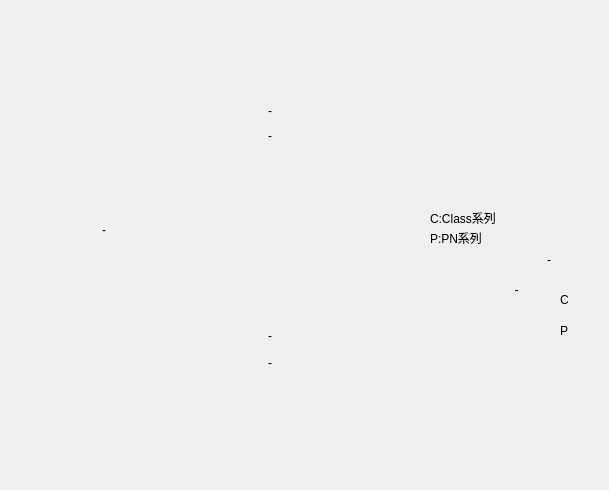
          <widget class="QWidget" name="tab_wn">
           <attribute name="title">
            <string>&lt;WN&gt;</string>
           </attribute>
           <widget class="QLabel" name="lb_wn">
            <property name="geometry">
             <rect>
              <x>0</x>
              <y>40</y>
              <width>600</width>
              <height>441</height>
             </rect>
            </property>
            <property name="sizePolicy">
             <sizepolicy hsizetype="Fixed" vsizetype="Fixed">
              <horstretch>0</horstretch>
              <verstretch>0</verstretch>
             </sizepolicy>
            </property>
            <property name="text">
             <string/>
            </property>
            <property name="pixmap">
             <pixmap resource="img_source.qrc">:/img_bmp_flange/img/bmp2/flange/WN-带颈对焊.bmp</pixmap>
            </property>
            <property name="alignment">
             <set>Qt::AlignCenter</set>
            </property>
           </widget>
           <widget class="QLabel" name="lbs_wn_k">
            <property name="geometry">
             <rect>
              <x>210</x>
              <y>330</y>
              <width>120</width>
              <height>12</height>
             </rect>
            </property>
            <property name="sizePolicy">
             <sizepolicy hsizetype="Preferred" vsizetype="Preferred">
              <horstretch>0</horstretch>
              <verstretch>0</verstretch>
             </sizepolicy>
            </property>
            <property name="autoFillBackground">
             <bool>false</bool>
            </property>
            <property name="text">
             <string>-</string>
            </property>
            <property name="scaledContents">
             <bool>false</bool>
            </property>
            <property name="alignment">
             <set>Qt::AlignCenter</set>
            </property>
           </widget>
           <widget class="QLabel" name="lbs_wn_d">
            <property name="geometry">
             <rect>
              <x>210</x>
              <y>357</y>
              <width>120</width>
              <height>12</height>
             </rect>
            </property>
            <property name="sizePolicy">
             <sizepolicy hsizetype="Preferred" vsizetype="Preferred">
              <horstretch>0</horstretch>
              <verstretch>0</verstretch>
             </sizepolicy>
            </property>
            <property name="autoFillBackground">
             <bool>false</bool>
            </property>
            <property name="text">
             <string>-</string>
            </property>
            <property name="alignment">
             <set>Qt::AlignCenter</set>
            </property>
           </widget>
           <widget class="QLabel" name="lbs_wn_NAB">
            <property name="geometry">
             <rect>
              <x>210</x>
              <y>105</y>
              <width>120</width>
              <height>12</height>
             </rect>
            </property>
            <property name="sizePolicy">
             <sizepolicy hsizetype="Preferred" vsizetype="Preferred">
              <horstretch>0</horstretch>
              <verstretch>0</verstretch>
             </sizepolicy>
            </property>
            <property name="autoFillBackground">
             <bool>false</bool>
            </property>
            <property name="text">
             <string>-</string>
            </property>
            <property name="alignment">
             <set>Qt::AlignCenter</set>
            </property>
           </widget>
           <widget class="QLabel" name="lbs_wn_c">
            <property name="geometry">
             <rect>
              <x>495</x>
              <y>280</y>
              <width>43</width>
              <height>20</height>
             </rect>
            </property>
            <property name="sizePolicy">
             <sizepolicy hsizetype="Preferred" vsizetype="Preferred">
              <horstretch>0</horstretch>
              <verstretch>0</verstretch>
             </sizepolicy>
            </property>
            <property name="autoFillBackground">
             <bool>false</bool>
            </property>
            <property name="text">
             <string>-</string>
            </property>
            <property name="alignment">
             <set>Qt::AlignCenter</set>
            </property>
           </widget>
           <widget class="QLabel" name="lbs_wn_h">
            <property name="geometry">
             <rect>
              <x>520</x>
              <y>250</y>
              <width>58</width>
              <height>20</height>
             </rect>
            </property>
            <property name="sizePolicy">
             <sizepolicy hsizetype="Preferred" vsizetype="Preferred">
              <horstretch>0</horstretch>
              <verstretch>0</verstretch>
             </sizepolicy>
            </property>
            <property name="autoFillBackground">
             <bool>false</bool>
            </property>
            <property name="text">
             <string>-</string>
            </property>
            <property name="alignment">
             <set>Qt::AlignCenter</set>
            </property>
           </widget>
           <widget class="QLabel" name="lbs_wn_A1AB">
            <property name="geometry">
             <rect>
              <x>210</x>
              <y>130</y>
              <width>120</width>
              <height>12</height>
             </rect>
            </property>
            <property name="sizePolicy">
             <sizepolicy hsizetype="Preferred" vsizetype="Preferred">
              <horstretch>0</horstretch>
              <verstretch>0</verstretch>
             </sizepolicy>
            </property>
            <property name="layoutDirection">
             <enum>Qt::LeftToRight</enum>
            </property>
            <property name="autoFillBackground">
             <bool>false</bool>
            </property>
            <property name="lineWidth">
             <number>0</number>
            </property>
            <property name="text">
             <string>-</string>
            </property>
            <property name="textFormat">
             <enum>Qt::AutoText</enum>
            </property>
            <property name="alignment">
             <set>Qt::AlignCenter</set>
            </property>
           </widget>
           <widget class="QLabel" name="lbs_wn_nl">
            <property name="geometry">
             <rect>
              <x>74</x>
              <y>222</y>
              <width>60</width>
              <height>16</height>
             </rect>
            </property>
            <property name="sizePolicy">
             <sizepolicy hsizetype="Preferred" vsizetype="Preferred">
              <horstretch>0</horstretch>
              <verstretch>0</verstretch>
             </sizepolicy>
            </property>
            <property name="autoFillBackground">
             <bool>false</bool>
            </property>
            <property name="text">
             <string>-</string>
            </property>
            <property name="alignment">
             <set>Qt::AlignCenter</set>
            </property>
           </widget>
           <widget class="QLabel" name="label_2">
            <property name="geometry">
             <rect>
              <x>560</x>
              <y>290</y>
              <width>21</width>
              <height>20</height>
             </rect>
            </property>
            <property name="text">
             <string>C</string>
            </property>
           </widget>
           <widget class="QLabel" name="label_6">
            <property name="geometry">
             <rect>
              <x>560</x>
              <y>321</y>
              <width>21</width>
              <height>20</height>
             </rect>
            </property>
            <property name="text">
             <string>P</string>
            </property>
           </widget>
           <widget class="QLabel" name="label_7">
            <property name="geometry">
             <rect>
              <x>430</x>
              <y>210</y>
              <width>81</width>
              <height>16</height>
             </rect>
            </property>
            <property name="sizePolicy">
             <sizepolicy hsizetype="Preferred" vsizetype="Preferred">
              <horstretch>0</horstretch>
              <verstretch>0</verstretch>
             </sizepolicy>
            </property>
            <property name="text">
             <string>C:Class系列</string>
            </property>
           </widget>
           <widget class="QLabel" name="label_8">
            <property name="geometry">
             <rect>
              <x>430</x>
              <y>230</y>
              <width>81</width>
              <height>16</height>
             </rect>
            </property>
            <property name="sizePolicy">
             <sizepolicy hsizetype="Preferred" vsizetype="Preferred">
              <horstretch>0</horstretch>
              <verstretch>0</verstretch>
             </sizepolicy>
            </property>
            <property name="text">
             <string>P:PN系列</string>
            </property>
           </widget>
          </widget>
